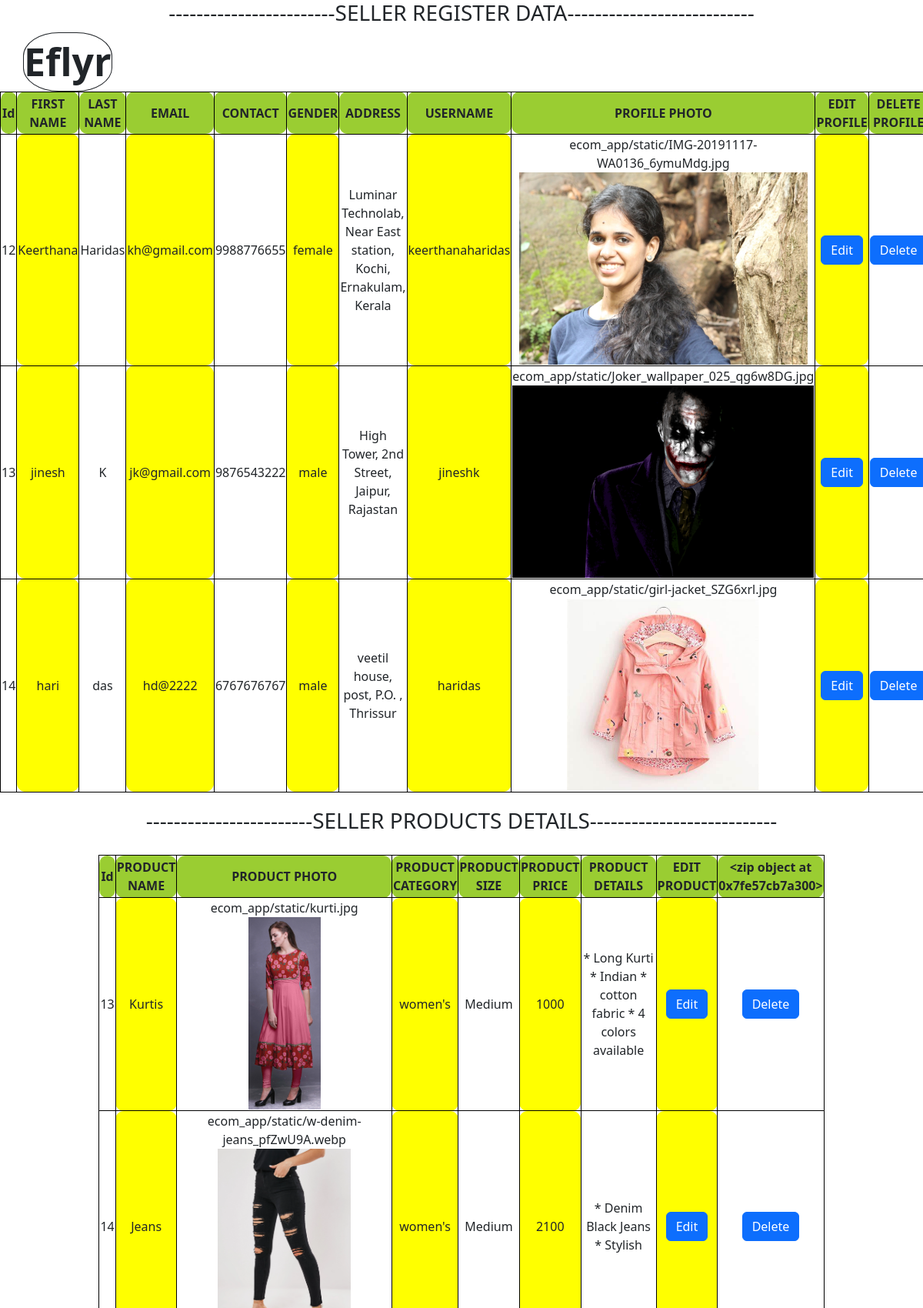
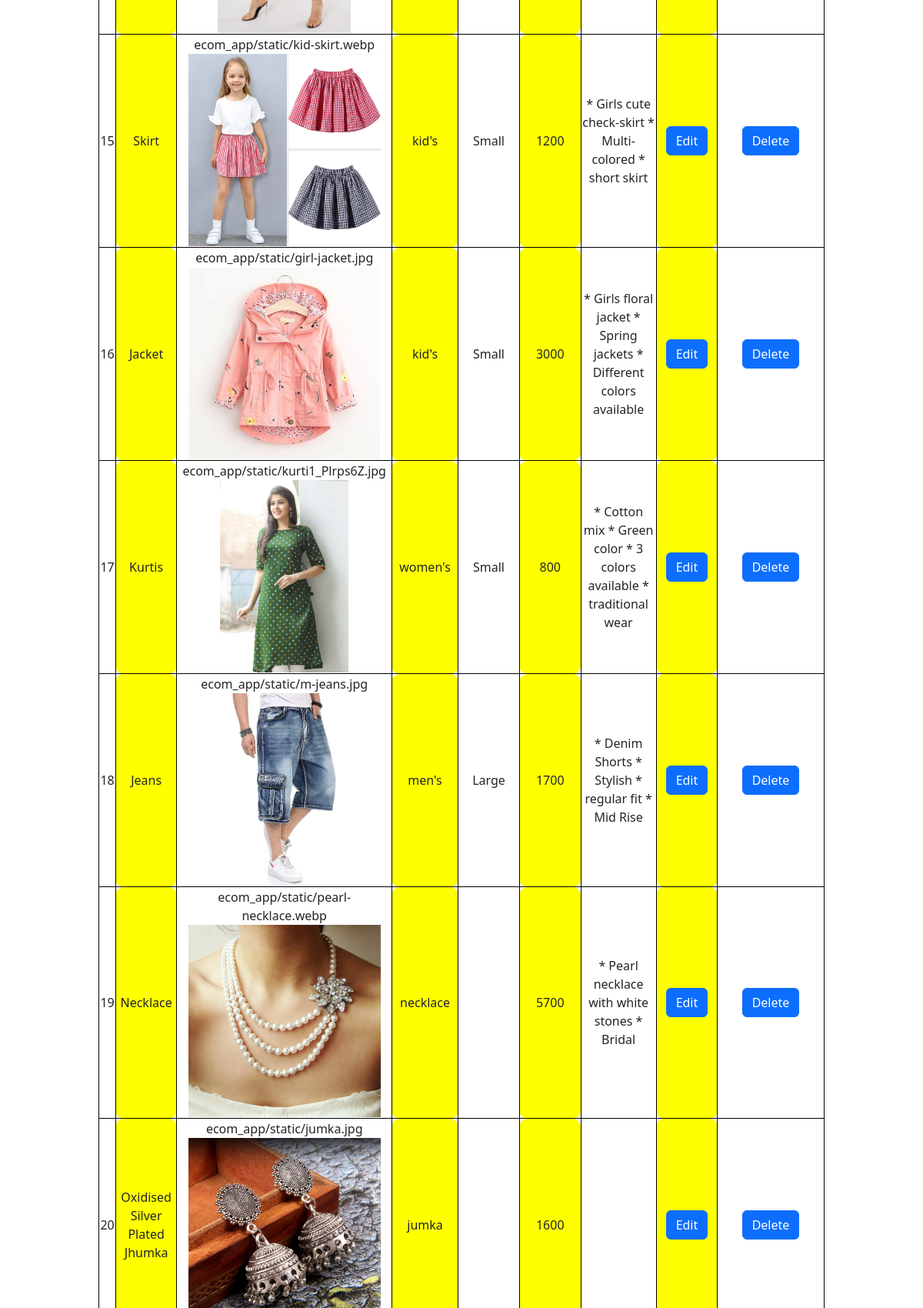
The page /ecom_app/e-com-1-display-seller-data/ (upper part) on the database its author committed (2 pictures, top to bottom).
### ecom_app/models.py (models this page shows, shortened)
class ecom_seller_register_datatable(models.Model):
    fname=models.CharField(max_length=30)
    lname=models.CharField(max_length=20)
    uname=models.CharField(max_length=20)
    email=models.EmailField()
    phone=models.IntegerField()
    gender=models.CharField(max_length=10)
    address=models.CharField(max_length=100)
    pw=models.CharField(max_length=15)
    imgfile =models.ImageField(upload_to='ecom_app/static')

class ecomsellerproductupload(models.Model):
    prod_name = models.CharField(max_length=50)
    imgfile = models.FileField(upload_to='ecom_app/static')
    prod_category = models.CharField(max_length=40)
    prod_size = models.CharField(max_length=10)
    prod_price = models.IntegerField()
    prod_details = models.CharField(max_length=1000)
    login_id = models.IntegerField()
    def __str__(self):
        return self.prod_category

### ecom_app/views.py (the view)
# urls.py: path('e-com-1-display-seller-data/',ecom_display),
def ecom_display(request):
    r = ecom_seller_register_datatable.objects.all()
    p = ecomsellerproductupload.objects.all()
    w = ecom_buyer_wishlist_datatable.objects.all()
    c = ecom_buyer_cart_datatable.objects.all()
    imgfilenames=[]
    prod_imgfilenames=[]
    wish_imgfilenames = []
    cart_imgfilenames = []
    for i in r:
        imgname_clone = str(i.imgfile).split('/')[-1]
        imgfilenames.append(imgname_clone)      # ['img1.png','img2.png']
        print(imgfilenames)
    for i in p:
        prod_imgname_clone = str(i.imgfile).split('/')[-1]
        prod_imgfilenames.append(prod_imgname_clone)
        print(prod_imgfilenames)
    for i in w:
        wish_imgname_clone = str(i.imgfile).split('/')[-1]
        wish_imgfilenames.append(wish_imgname_clone)
        print(wish_imgfilenames)
    for i in c:
        cart_imgname_clone = str(i.imgfile).split('/')[-1]
        cart_imgfilenames.append(cart_imgname_clone)
        print(cart_imgfilenames)
    file_list = zip(r,imgfilenames)
    prod_file_list = zip(p, prod_imgfilenames)
    wish_file_list = zip(w, wish_imgfilenames)
    cart_file_list = zip(c, cart_imgfilenames)
    print(prod_file_list)
    print(p)
    print(file_list)
    return render(request,'ecom_display.html',{'ecom_seller_reg_key':file_list,'seller_prod_data':prod_file_list,'wishlist':wish_file_list,'cartlist':cart_file_list})

### ecom_app/templates/ecom_display.html (shortened to what this page needs)
<!DOCTYPE html>
<html lang="en">
{% load static %}
<head>
    <link href="https://cdn.jsdelivr.net/npm/bootstrap@5.3.1/dist/css/bootstrap.min.css" rel="stylesheet">
    <link href="https://cdn.jsdelivr.net/npm/bootstrap@5.3.0/dist/css/bootstrap.min.css" rel="stylesheet"
>
</head>
<body style="text-align:center;">
<h3>------------------------SELLER REGISTER DATA---------------------------
</h3>
<a class="navbar-brand" href="http://127.0.0.1:8000/ecom_app/e-commerce-1-index-page/">
    <div>Eflyr</div>
</a>
<table class="tbl-center">
    <tr>
        <th>Id</th>
        <th>FIRST NAME</th>
        <th>LAST NAME</th>
        <th>EMAIL</th>
        <th>CONTACT</th>
        <th>GENDER</th>
        <th>ADDRESS</th>
        <th>USERNAME</th>
        <th>PROFILE PHOTO</th>
        <th>EDIT PROFILE</th>
        <th>DELETE PROFILE</th>
    </tr>
    {% for i,j in ecom_seller_reg_key %}
    <tr>
        <td>{{i.id}}</td>
        <td>{{i.fname}}</td>
        <td>{{i.lname}}</td>
        <td>{{i.email}}</td>
        <td>{{i.phone}}</td>
        <td>{{i.gender}}</td>
        <td>{{i.address}}</td>
        <td>{{i.uname}}</td>
        <td>{{i.imgfile}}
            <img src="/static/{{j}}">
        </td>
        <td><a href="http://127.0.0.1:8000/ecom_app/e-com-1-edit-seller-register-data/{{i.id}}" class="btn btn-primary">Edit</a> </td>
        <td><a href="http://127.0.0.1:8000/ecom_app/e-com-1-delete-seller-register-data/{{i.id}}" class="btn btn-primary">Delete</a> </td>
    </tr>
    {% endfor %}
</table>
<h3 style="padding:20px;">------------------------SELLER PRODUCTS DETAILS---------------------------
</h3>
<table class="tbl-center">
    <tr>
        <th>Id</th>
        <th>PRODUCT NAME</th>
        <th>PRODUCT PHOTO</th>
        <th>PRODUCT CATEGORY</th>
        <th>PRODUCT SIZE</th>
        <th>PRODUCT PRICE</th>
        <th>PRODUCT DETAILS</th>
        <th>EDIT PRODUCT</th>
        <th>{{seller_prod_data}}</th>
    </tr>
    {% for i,j in seller_prod_data %}
    <tr>
        <td>{{i.id}}</td>
        <td>{{i.prod_name}}</td>
        <td>{{i.imgfile}}<br>
            <img src="/static/{{j}}">
        </td>
        <td>{{i.prod_category}}</td>
        <td>{{i.prod_size}}</td>
        <td>{{i.prod_price}}</td>
        <td>{{i.prod_details}}</td>
        <td><a href="http://127.0.0.1:8000/ecom_app/e-com-1-edit-seller-product-data/{{i.id}}" class="btn btn-primary">Edit</a> </td>
        <td><a href="http://127.0.0.1:8000/ecom_app/e-com-1-delete-seller-product-data/{{i.id}}" class="btn btn-primary">Delete</a> </td>
    </tr>
    {% endfor %}
</table><br><br>
<br><br>
<br><br>
</body>
</html>

### ecom_app/templates/ecom_display.html (style rules this page uses)
img { max-width: 100%; height: auto; }
.navbar-brand { font-weight:bold; font-size:50px; float:left; margin-left:30px; border:1px solid; border-radius:40%; }
.tbl-center { margin-left:auto; margin-right:auto; }
table,th,td { width:15px; height:55px; }
th { background-color:yellowgreen; }
td:nth-child(even) { background-color:yellow; }
table, th, td { border: .1px solid black; border-radius: 11px; }
img { height:250px; }

### rows shown on the page
ecom_seller_register_datatable: id "12", fname "Keerthana", lname "Haridas", email "kh@gmail.com", phone "9988776655", gender "female", address "Luminar Technolab, Near East station, Kochi, Ernakulam, Kerala", uname "keerthanaharidas", imgfile "ecom_app/static/IMG-20191117-WA0136_6ymuMdg.jpg", shows a picture
ecom_seller_register_datatable: id "13", fname "jinesh", lname "K", email "jk@gmail.com", phone "9876543222", gender "male", address "High Tower, 2nd Street, Jaipur, Rajastan", uname "jineshk", imgfile "ecom_app/static/Joker_wallpaper_025_qg6w8DG.jpg", shows a picture
ecom_seller_register_datatable: id "14", fname "hari", lname "das", email "hd@2222", phone "6767676767", gender "male", address "veetil house, post, P.O. , Thrissur", uname "haridas", imgfile "ecom_app/static/girl-jacket_SZG6xrl.jpg", shows a picture
ecomsellerproductupload: id "13", prod_name "Kurtis", imgfile "ecom_app/static/kurti.jpg", shows a picture, prod_category "women's", prod_size "Medium", prod_price "1000", prod_details "* Long Kurti * Indian * cotton fabric * 4 colors available"
ecomsellerproductupload: id "14", prod_name "Jeans", imgfile "ecom_app/static/w-denim-jeans_pfZwU9A.webp", shows a picture, prod_category "women's", prod_size "Medium", prod_price "2100", prod_details "* Denim Black Jeans * Stylish"
ecomsellerproductupload: id "15", prod_name "Skirt", imgfile "ecom_app/static/kid-skirt.webp", shows a picture, prod_category "kid's", prod_size "Small", prod_price "1200", prod_details "* Girls cute check-skirt * Multi-colored * short skirt"
ecomsellerproductupload: id "16", prod_name "Jacket", imgfile "ecom_app/static/girl-jacket.jpg", shows a picture, prod_category "kid's", prod_size "Small", prod_price "3000", prod_details "* Girls floral jacket * Spring jackets * Different colors available"
ecomsellerproductupload: id "17", prod_name "Kurtis", imgfile "ecom_app/static/kurti1_Plrps6Z.jpg", shows a picture, prod_category "women's", prod_size "Small", prod_price "800", prod_details "* Cotton mix * Green color * 3 colors available * traditional wear"
ecomsellerproductupload: id "18", prod_name "Jeans", imgfile "ecom_app/static/m-jeans.jpg", shows a picture, prod_category "men's", prod_size "Large", prod_price "1700", prod_details "* Denim Shorts * Stylish * regular fit * Mid Rise"
ecomsellerproductupload: id "19", prod_name "Necklace", imgfile "ecom_app/static/pearl-necklace.webp", shows a picture, prod_category "necklace", prod_price "5700", prod_details "* Pearl necklace with white stones * Bridal"
ecomsellerproductupload: id "20", prod_name "Oxidised Silver Plated Jhumka", imgfile "ecom_app/static/jumka.jpg", shows a picture, prod_category "jumka", prod_price "1600"

### other values the page prints
{{ seller_prod_data }} "<zip object at 0x7fe57cb7a300>"
